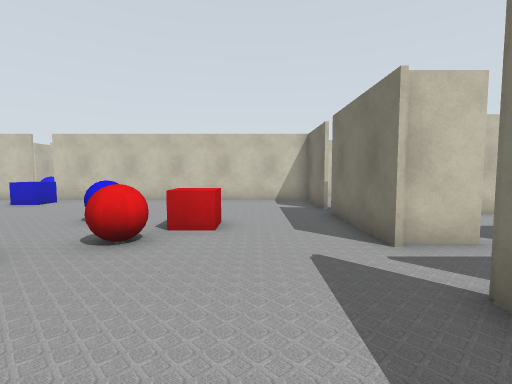
View 1 (above)

24 first-person views from a walk through a Gazebo world. The camera is 1.2 m above the floor, tilts 4° down and sees 85° across. Floor lines are 1 m apart. The floor is counted in squares, 1 m on a side. Each view is taken from the middle of a square. On the plan, view 1 faces up. The plan holds only what a view shows up to about 12 squares ahead; the rest is blank. The place goes on beyond the plan.

View 2
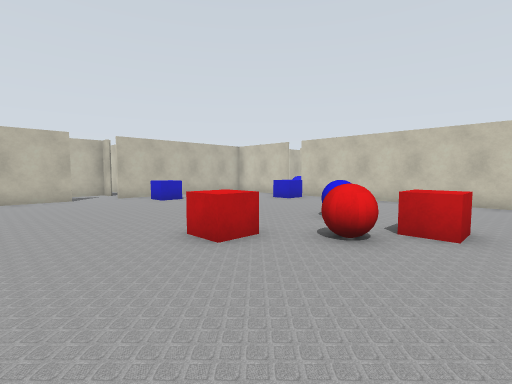

View 3
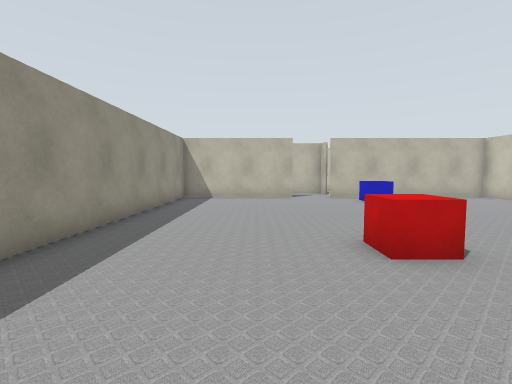

View 4
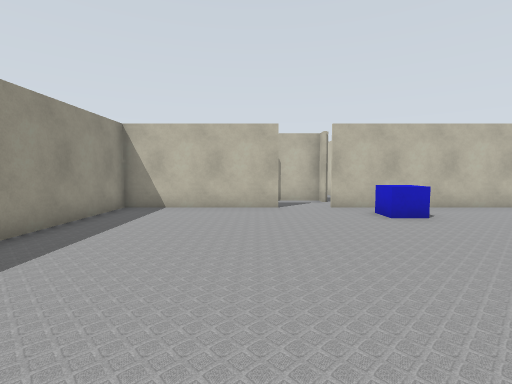

View 5
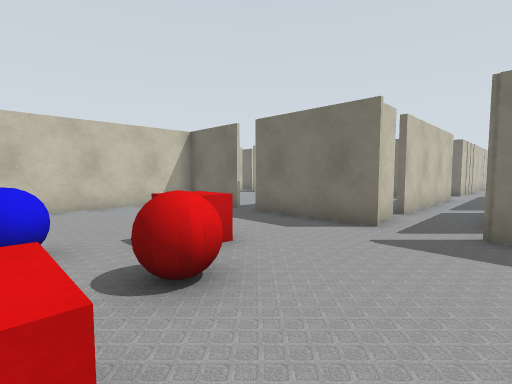

View 6
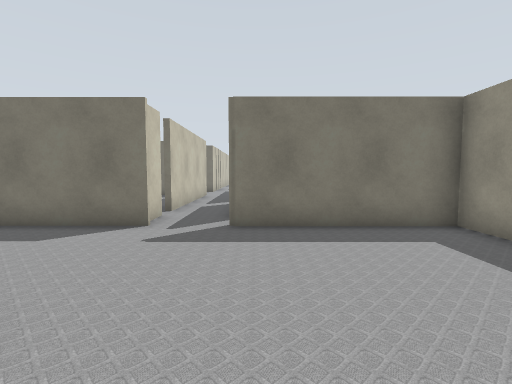

View 7
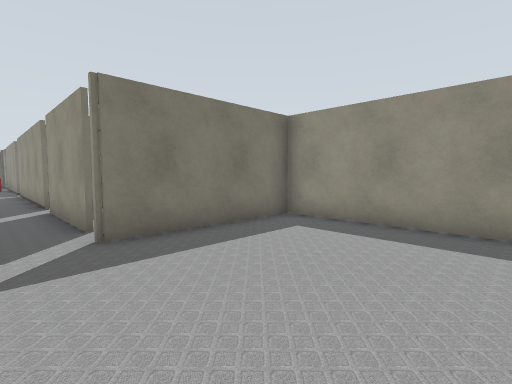

View 8
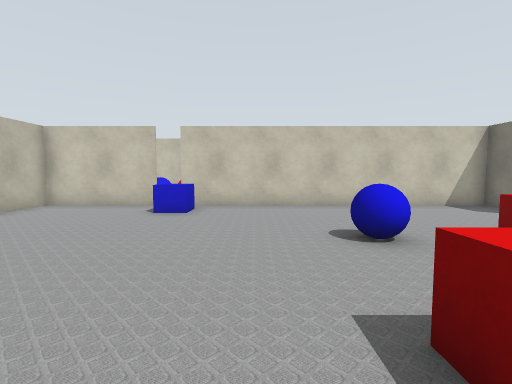

View 9
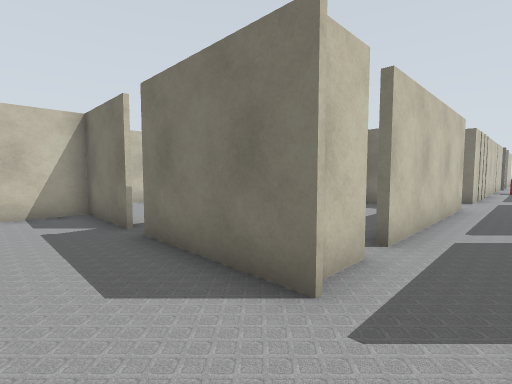

View 10
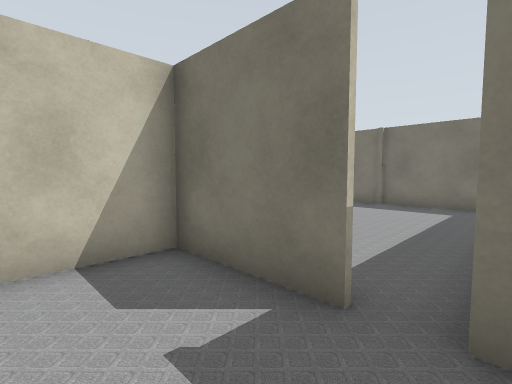

View 11
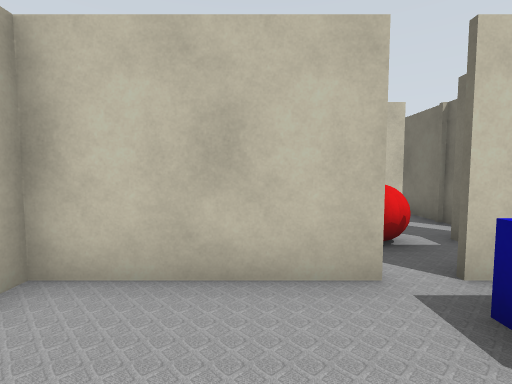

View 12
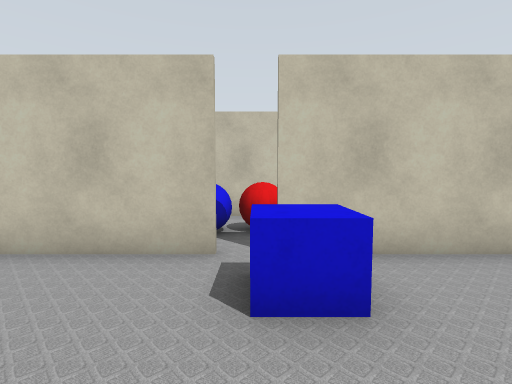

View 13
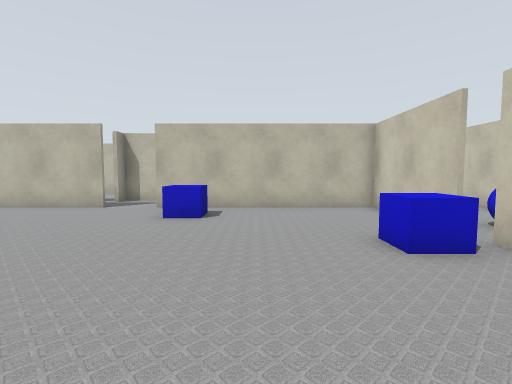

View 14
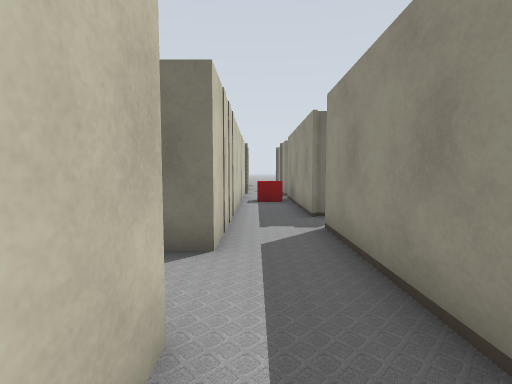

View 15
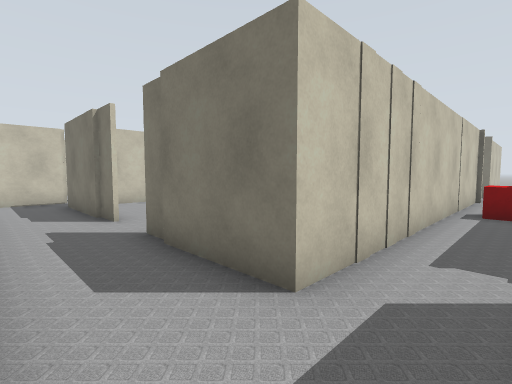

View 16
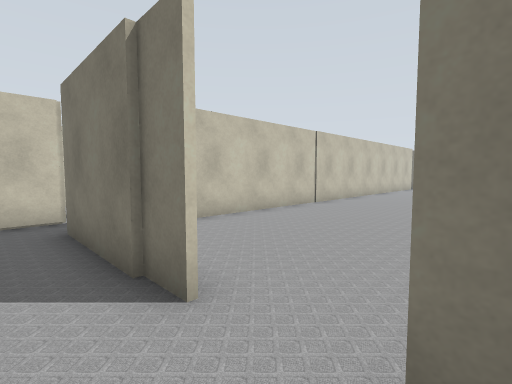

View 17
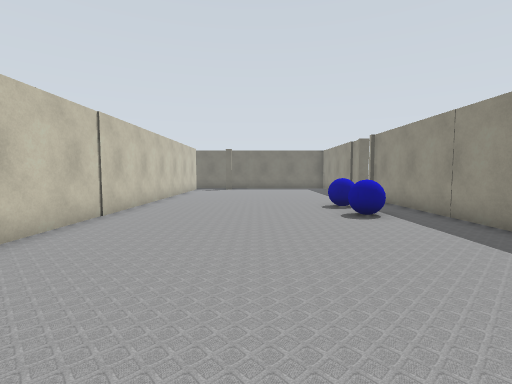

View 18
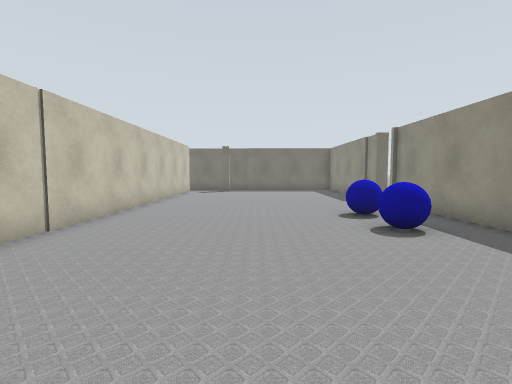

View 19
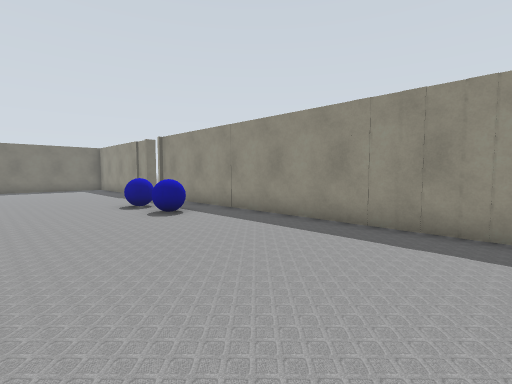

View 20
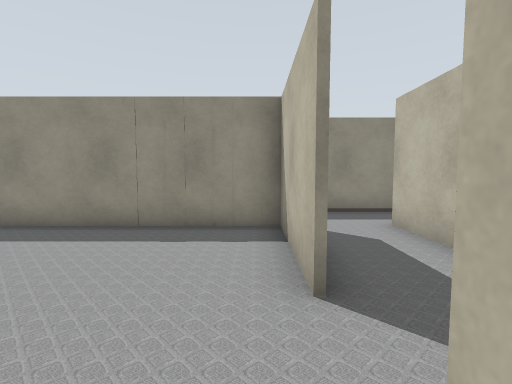

View 21
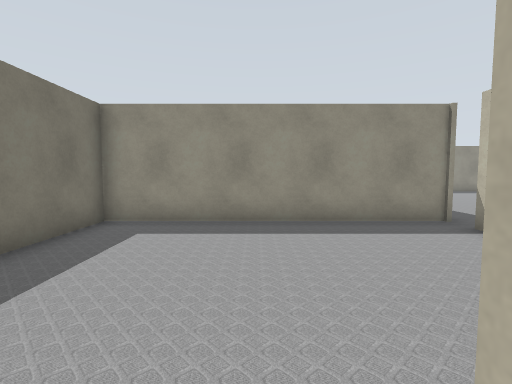

View 22
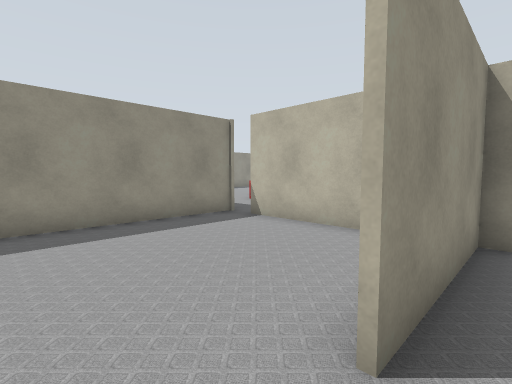

View 23
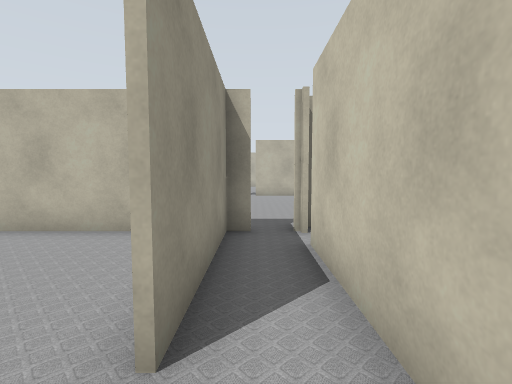

View 24
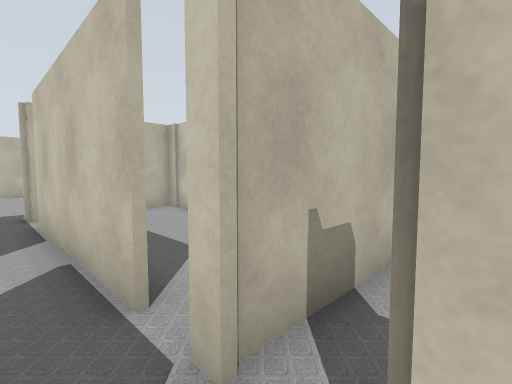

### Floor plan
Ten units are one square. View 1 is at (0, 0); x grows to the right and y downward. Boxes are objects, and circles mark ways between rooms. Rooms are numbered by the first view taken in them; rooms with no view inside come last. Other rooms are left out.
<svg viewBox="-140 -165 426 195">
<path fill="none" stroke="#000" d="M22 -44 22 -82M32 -25 72 -25M39 -46 24 -46M22 -91 22 -120 -87 -120M80 -25 151 -25M-95 -120 -135 -120 -135 -45M109 -68 109 -46 46 -46M-135 -29 -135 25 22 25 22 -26M133 -101 133 -145M166 -20 166 -25 210 -25M125 -159 116 -159M250 -46 133 -46 133 -84M134 -84 134 -48 265 -48M277 -44 277 -50M281 -143 148 -143M88 -159 34 -159M24 -150 24 -144 65 -144M116 -159 106 -159M49 -143 42 -143M24 -125 24 -91M22 -82 108 -82M108 -71 108 -132"/>
<rect x="-125" y="-65" width="10" height="10" fill="#bbb"><title>blue box</title></rect>
<rect x="-95" y="-115" width="20" height="20" fill="#bbb"><title>blue box</title></rect>
<rect x="-55" y="-45" width="20" height="20" fill="#bbb"><title>red box</title></rect>
<rect x="-45" y="-75" width="10" height="10" fill="#bbb"><title>blue ball</title></rect>
<rect x="-35" y="-55" width="20" height="10" fill="#bbb"><title>red ball</title></rect>
<rect x="-25" y="-65" width="20" height="10" fill="#bbb"><title>red box</title></rect>
<rect x="205" y="-45" width="10" height="20" fill="#bbb"><title>red box</title></rect>
<rect x="215" y="-75" width="10" height="10" fill="#bbb"><title>blue ball</title></rect>
<rect x="235" y="-75" width="10" height="10" fill="#bbb"><title>blue ball</title></rect>
<circle cx="130" cy="-95" r="3" fill="#2a7"/>
<circle cx="105" cy="-150" r="3" fill="#2a7"/>
<circle cx="20" cy="-90" r="3" fill="#2a7"/>
<circle cx="75" cy="-140" r="3" fill="#2a7"/>
<text x="-10" y="-40">1</text>
<text x="210" y="-90">2</text>
<text x="70" y="-150">3</text>
<text x="60" y="-110">4</text>
</svg>
Room 1 opens to room 2. Room 1 opens to room 3. Room 1 opens to room 4. Room 3 opens to room 4.

Where each view was taken, in squares from view 1:
view 1: 0 up, 0 right, facing up
view 2: 0 up, 0 right, facing up-left
view 3: 1 up, 0 right, facing left
view 4: 2 up, 4 left, facing left
view 5: 2 up, 4 left, facing up-right
view 6: 2 up, 4 left, facing right
view 7: 4 up, 3 left, facing down-right
view 8: 2 up, 6 left, facing up
view 9: 3 up, 0 right, facing up-right
view 10: 8 up, 0 right, facing up-right
view 11: 9 up, 11 left, facing up
view 12: 8 up, 9 left, facing up
view 13: 8 up, 4 left, facing left
view 14: 4 up, 9 right, facing right
view 15: 3 up, 11 right, facing up-right
view 16: 8 up, 12 right, facing up-right
view 17: 10 up, 14 right, facing right
view 18: 10 up, 16 right, facing right
view 19: 11 up, 14 right, facing down-right
view 20: 11 up, 14 right, facing down
view 21: 15 up, 7 right, facing down
view 22: 15 up, 8 right, facing down-left
view 23: 15 up, 8 right, facing left
view 24: 15 up, 11 right, facing up-left
